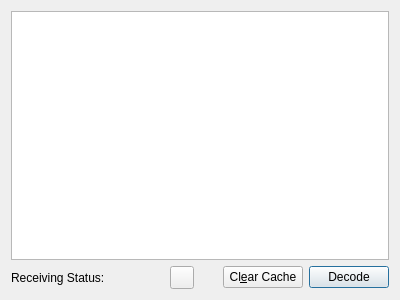
<?xml version="1.0" encoding="UTF-8"?>
<ui version="4.0">
 <class>JournalineViewer</class>
 <widget class="QWidget" name="JournalineViewer">
  <property name="geometry">
   <rect>
    <x>0</x>
    <y>0</y>
    <width>400</width>
    <height>300</height>
   </rect>
  </property>
  <property name="windowTitle">
   <string>Form</string>
  </property>
  <layout class="QVBoxLayout" name="verticalLayout">
   <item>
    <widget class="JLBrowser" name="textBrowser"/>
   </item>
   <item>
    <layout class="QHBoxLayout" name="_2">
     <property name="spacing">
      <number>6</number>
     </property>
     <property name="leftMargin">
      <number>0</number>
     </property>
     <property name="topMargin">
      <number>0</number>
     </property>
     <property name="rightMargin">
      <number>0</number>
     </property>
     <property name="bottomMargin">
      <number>0</number>
     </property>
     <item>
      <widget class="QLabel" name="TextLabel1">
       <property name="text">
        <string>Receiving Status:</string>
       </property>
       <property name="wordWrap">
        <bool>false</bool>
       </property>
      </widget>
     </item>
     <item>
      <widget class="CMultColorLED" name="LEDStatus" native="true">
       <property name="minimumSize">
        <size>
         <width>13</width>
         <height>13</height>
        </size>
       </property>
       <property name="maximumSize">
        <size>
         <width>13</width>
         <height>13</height>
        </size>
       </property>
      </widget>
     </item>
     <item>
      <spacer name="horizontalSpacer">
       <property name="orientation">
        <enum>Qt::Horizontal</enum>
       </property>
       <property name="sizeHint" stdset="0">
        <size>
         <width>40</width>
         <height>20</height>
        </size>
       </property>
      </spacer>
     </item>
     <item>
      <widget class="QToolButton" name="buttonStepBack">
       <property name="text">
        <string/>
       </property>
       <property name="icon">
        <iconset resource="res/icons.qrc">
         <normaloff>:/icons/StepBack.png</normaloff>:/icons/StepBack.png</iconset>
       </property>
      </widget>
     </item>
     <item>
      <spacer name="Spacer5_2">
       <property name="orientation">
        <enum>Qt::Horizontal</enum>
       </property>
       <property name="sizeType">
        <enum>QSizePolicy::Expanding</enum>
       </property>
       <property name="sizeHint" stdset="0">
        <size>
         <width>20</width>
         <height>20</height>
        </size>
       </property>
      </spacer>
     </item>
     <item>
      <widget class="QPushButton" name="buttonClearCache">
       <property name="text">
        <string>Cl&amp;ear Cache</string>
       </property>
      </widget>
     </item>
     <item>
      <widget class="QPushButton" name="buttonDecode">
       <property name="text">
        <string>Decode</string>
       </property>
       <property name="checkable">
        <bool>true</bool>
       </property>
       <property name="autoDefault">
        <bool>true</bool>
       </property>
       <property name="default">
        <bool>true</bool>
       </property>
      </widget>
     </item>
    </layout>
   </item>
  </layout>
 </widget>
 <customwidgets>
  <customwidget>
   <class>CMultColorLED</class>
   <extends>QWidget</extends>
   <header>MultColorLED.h</header>
  </customwidget>
  <customwidget>
   <class>JLBrowser</class>
   <extends>QTextBrowser</extends>
   <header>jlbrowser.h</header>
  </customwidget>
 </customwidgets>
 <resources>
  <include location="res/icons.qrc"/>
 </resources>
 <connections>
  <connection>
   <sender>buttonStepBack</sender>
   <signal>clicked()</signal>
   <receiver>textBrowser</receiver>
   <slot>backward()</slot>
   <hints>
    <hint type="sourcelabel">
     <x>176</x>
     <y>277</y>
    </hint>
    <hint type="destinationlabel">
     <x>199</x>
     <y>134</y>
    </hint>
   </hints>
  </connection>
 </connections>
</ui>
